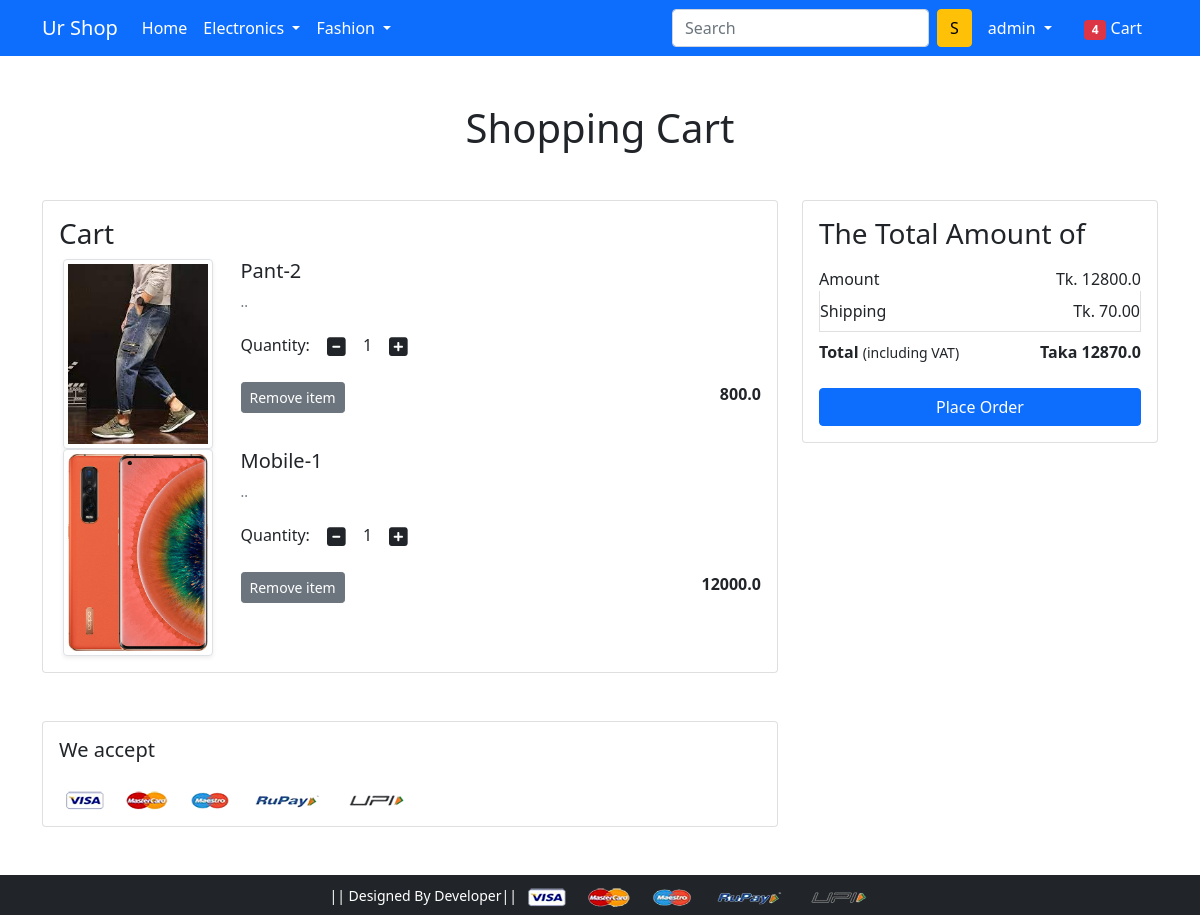
The app's page /cart/ (signed in), older data.
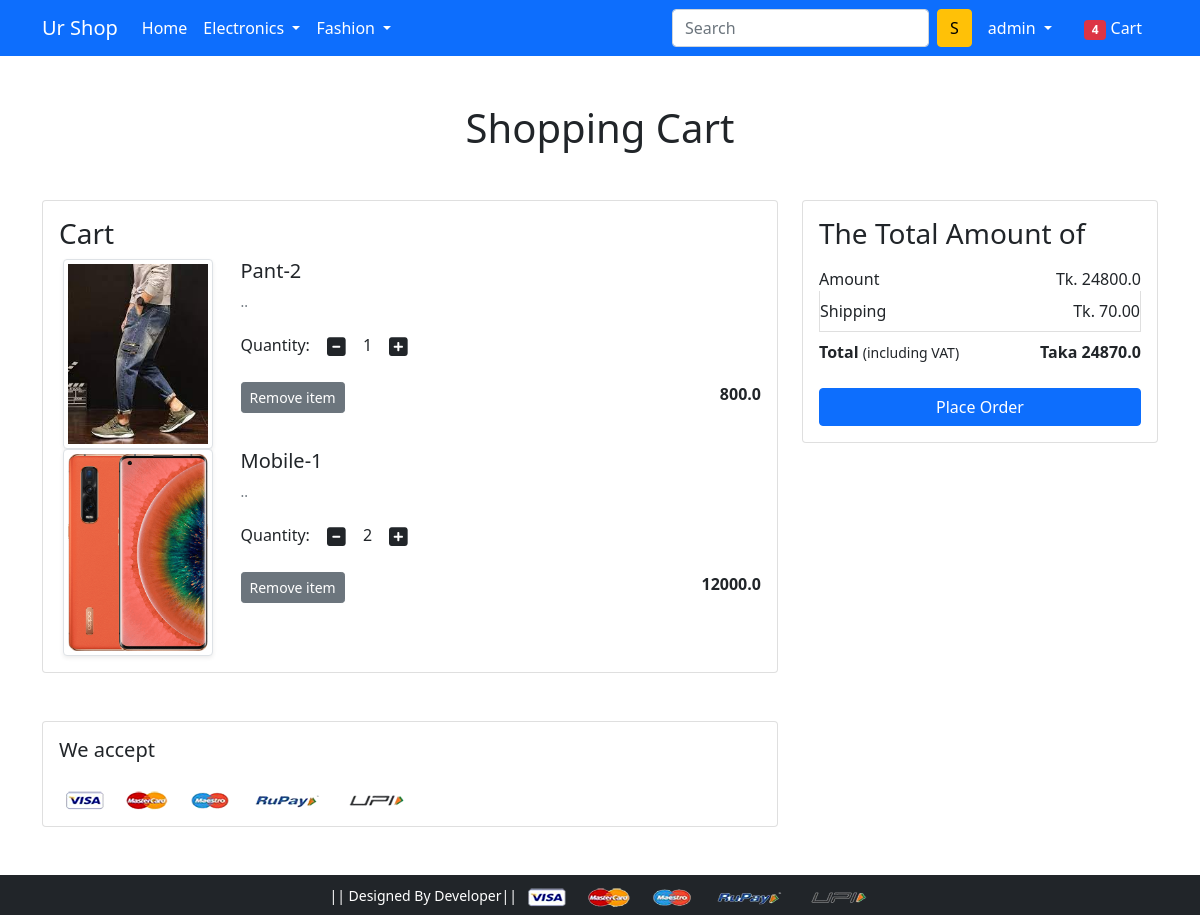
The same page, newer data.
### app/models.py (models this page shows, shortened)
class Cart(models.Model):
    user = models.ForeignKey(User, on_delete=models.CASCADE)
    product = models.ForeignKey(Product, on_delete=models.CASCADE)
    quantity = models.PositiveIntegerField(default=1)
    def __str__(self):
        return str(self.id)

class Product(models.Model):
    title = models.CharField(max_length=200)
    selling_price = models.FloatField()
    discounted_price = models.FloatField()
    description = models.TextField()
    brand = models.CharField(max_length=22)
    category = models.CharField(choices=CATEGORY_CHOICES, max_length=2)
    product_image = models.ImageField(upload_to='productimg')

### app/views.py (the view)
# urls.py: path('cart/', views.show_cart, name='show_cart'),
def show_cart(request):
    if request.user.is_authenticated:
        user = request.user
        carts = Cart.objects.filter(user=user)
        cart_product = [p for p in carts]
        amount = 0.0
        shipping_amount = 70.0
        total_amount = 0.0
        print(cart_product)
        if cart_product:
            for p in cart_product:
                temp_amount = (p.quantity * p.product.discounted_price)
                amount += temp_amount
                total_amount = amount + shipping_amount
                print(p)
            return render(request, 'app/addtocart.html',
                          {'carts': carts, 'amount': amount, 'total_amount': total_amount})
        else:
            return render(request, 'app/empty_cart.html')

### app/templates/app/addtocart.html (shortened to what this page needs)
{% extends 'app/base.html' %}
{% load static %}
{% block main-content %}
<div class="container my-5">
 <div class="row">
  <h1 class="text-center mb-5">Shopping Cart</h1>
  <div class="col-sm-8">
  <div class="card">
   <div class="card-body">
    <h3>Cart</h3>
    {% for cart in carts %}
    <div class="row">
     <div class="col-sm-3 text-center align-self-center"><img src="{{cart.product.product_image.url}}" alt="" srcset="" class="img-fluid img-thumbnail shadow-sm" height="150" width="150"> </div>
     <div class="col-sm-9">
      <div>
       <h5>{{cart.product.title}}</h5>
       <p class="mb-2 text-muted small">{{cart.product.description}}</p>
       <div class="my-3">
        <label for="quantity">Quantity:</label>
        <a class="minus-cart btn" pid="{{cart.product.id}}"><i class="fas fa-minus-square fa-lg"></i></a>
          <span id="quantity" class="quantitycls">{{cart.quantity}}</span>
        <a class="plus-cart btn" pid="{{cart.product.id}}"><i class="fas fa-plus-square fa-lg"></i></a>
       </div>
       <div class="d-flex justify-content-between">
           <a href="#" class="btn btn-sm btn-secondary mr-3 remove-cart" pid="{{cart.product.id}}">Remove item </a>
        <p class="mb-0"><span><strong>{{cart.product.discounted_price}}</strong></span></p>
       </div>
      </div>
     </div>
    </div>
    {% endfor %}
   </div>
   </div>
  </div>
  <div class="col-sm-4">
   <div class="card">
    <div class="card-body">
      <h3>The Total Amount of</h3>
      <ul class="list-group">
       <li class="list-group-item d-flex justify-content-between align-items-center border-0 px-0 pb-0">Amount<span>Tk. <span id="amount" >{{amount}}</span></span></li>
       <li class="list-group-item d-flex justify-content-between align-items-center px-0">Shipping<span>Tk. 70.00</span></li>
       <li class="list-group-item d-flex justify-content-between align-items-center border-0 px-0 mb-3">
        <div>
           <strong>Total</strong> <small>(including VAT)</small>
         </div>
         <span><strong>Taka <strong id="totalamount">{{total_amount}}</strong> </strong></span>
       </li>
      </ul>
      <div class="d-grid"><a href="{% url 'checkout' %}" class="btn btn-primary">Place Order</a></div>
    </div>
   </div>
  </div>
 </div>
</div>
<div class="container">
 <div class="row">
  <div class="col-sm-8">
   <div class="card">
    <div class="card-body">
      <h5 class="mb-4">We accept</h5>
      <img src="{% static 'app/images/payment.png' %}" alt="" class="img-fluid">
    </div>
  </div>
  </div>
 </div>
</div>
{% endblock main-content %}

Row changes from the older to the newer data that the page shows:
changed Cart "Mobile-1": quantity "1" → "2"
Text that changed along with them:
{{ amount }}: "12800.0" → "24800.0"
{{ total_amount }}: "12870.0" → "24870.0"
